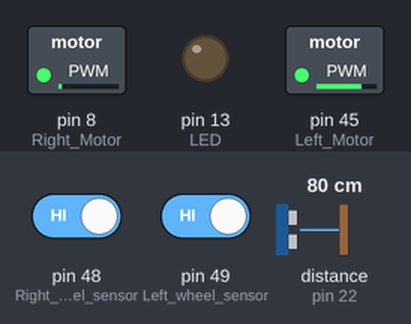
The sketch below on a simulated Arduino Mega 2560, built with avr-gcc and run on an emulated ATmega2560. Parts: switched loads named in the sketch (green lamp = pin HIGH), output pins drawn as LEDs (lit = HIGH). Wiring (inferred from the names in the program): ultrasonic range finder: trigger pin 22; echo pin 22. The inputs (shaded band) are chosen by the test bench; at power-on: pin 49 (Left_wheel_sensor) HIGH, distance to the obstacle (sensor on pin 22) 80 cm, pin 48 (Right_wheel_sensor) HIGH. The echo pulse lasts 58.3 µs per cm.

Above: at 6.3 s.
6.4 s: pin 49 (Left_wheel_sensor) driven LOW
At 6.7 s:
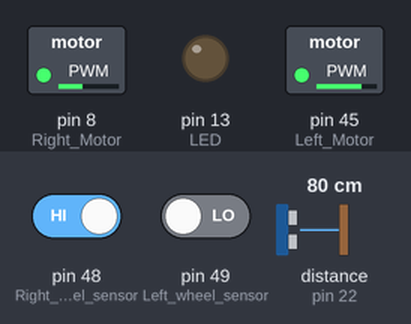
7.9 s: distance to the obstacle (sensor on pin 22) set to 13 cm
9.4 s: distance to the obstacle (sensor on pin 22) set to 10 cm
At 10.3 s:
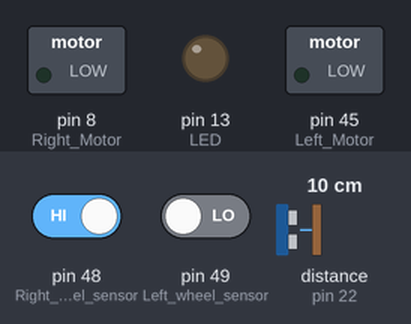
Timing chart, 0 to 15.9 s (numbered marks = the images above; inputs shaded):
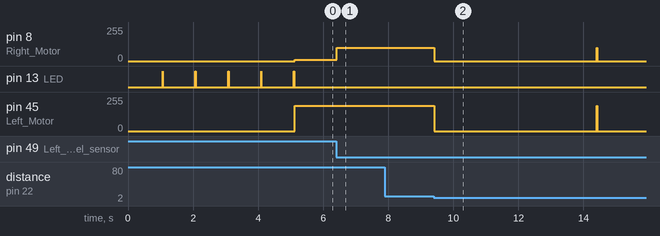

The sketch:

lab3.ino
```cpp
/**
* Ryan Fitzgerald (7233237)
* Cody McCoshen (7208960)
* SEG4145
* Laboratory 2
* lab2.ino
* This file is responsible for processing sensor data by reading and processing the
* wheel encoder data in real-time. It also controls the movements of the robot in a precise
* manner while following a predefined path
*
*/

#include <SoftwareSerial.h>
#include <stdio.h>

// Macros
#define LEFT_FORWARD()    analogWrite(45, 191.5);
#define LEFT_BACKWARD()   analogWrite(45, 10);
#define LEFT_STOP()       analogWrite(45, 0);
#define RIGHT_FORWARD()   analogWrite(8, 10); // 100
#define RIGHT_BACKWARD()  analogWrite(8, 191.5);
#define RIGHT_STOP()      analogWrite(8, 0);

// Global variables
int flashing;
int turning = 0;
long time1;
long distance;
SoftwareSerial LCD = SoftwareSerial(0, 18); // Initialize the LCD screen

// the setup function runs once when you press reset or power the board
void setup() {
    // Assign all required pins
    pinMode(13, OUTPUT); // LED
    pinMode(45, OUTPUT); // Left Motor
    pinMode(8, OUTPUT); // Right Motor
    pinMode(49, INPUT); // Left wheel sensor
    pinMode(48, INPUT); // Right wheel sensor

    // Asign LCD Port
    LCD.begin(9600);

    // Clear LCD
    clearLCD();

    // Put the LCD screen in command mode.
    LCD.write(0xFE);

    // Set cursor to approximately the middle of the LCD first row
    LCD.write(5 + 0*64 + 128);
    delay(10);

    // Print first student number
    LCD.print("7233237");
    delay(10);

    // Put the LCD screen in command mode.
    LCD.write(0xFE);

    // Set cursor to approximately the middle of the LCD second row
    LCD.write(5 + 1*64 + 128);

    // Print the second student number
    LCD.print("7208960");
    delay(10);

    // Flash light for ~5s
    flashLight(5);

    // Clear LCD
    clearLCD();

}

// the loop function runs over and over again forever
void loop() {

    moveForward(115);
    stopMotor(1000);
}

/**
* Clears all characters from the LCD screen.
* @name clearLCD
* @return (void)
*/
void clearLCD() {
    LCD.write(0xFE);  // Put the LCD screen in command mode.
    LCD.write(0x01);  // Clear the LCD screen.
    delay(10);
}

/**
* Prints path to the LCD screen.
* @name printPath
* @param path the message that will be printed
* @return (void)
*/
void printPath(char* path) {
    // Clear the LCD
    clearLCD();

    // Put the LCD screen in command mode.
    LCD.write(0xFE);

    // Get length
    int wordLen = strlen(path);

    // Set cursor to first row, first column
    LCD.write(((16-wordLen)/2) + 0*64 + 128);

    // Print the path
    LCD.print(path);
    delay(3000);
}

/**
* Prints a message to the LCD screen.
* @name printMessage
* @param msg the message that will be printed
* @return (void)
*/
void printMessage(char* word1, char* word2) {
    // Clear the LCD
    clearLCD();

    // Put the LCD screen in command mode.
    LCD.write(0xFE);

    // Get word1 length
    int word1Len = strlen(word1);

    // Set cursor to first row, first column
    LCD.write(((16-word1Len)/2) + 0*64 + 128);

    // Print the message
    LCD.print(word1);

    // If there is another word
    if (word2 != 0) {
        // Put the LCD screen in command mode.
        LCD.write(0xFE);

        // Get word1 length
        int word2Len = strlen(word2);

        // Set cursor to first row, first column
        LCD.write(((16-word2Len)/2) + 1*64 + 128);

        // Print the message
        LCD.print(word2);
    }

    delay(10);
}

/**
* Flashes the light every second for num amount of time.
* @name flashLight
* @param num number of seconds that the light will be flashing
* @return (void)
*/
void flashLight(int num) {
    for (flashing = 0; flashing < num; flashing++) {
        // Wait for 1s
        delay(1000);

        // turn the LED on (HIGH is the voltage level)
        digitalWrite(13, HIGH);

        // Wait for 0.01s
        delay(10);

        // turn the LED on (HIGH is the voltage level)
        digitalWrite(13, LOW);
    }
}

/**
* Continues wheel motor from where it left off
* @name continueOperation
* @return (void)
*/
void adjustSpeed(int motor) {

    if (motor == 45) {
      RIGHT_FORWARD();
      analogWrite(motor, 150);
    } else {
      LEFT_FORWARD();
      analogWrite(motor, 100);
    }

}

void performSonar(){
      // put your main code here, to run repeatedly:
    pinMode(22, OUTPUT); // Output Sonar sensor
    digitalWrite(22,LOW);
    //Wait for 2 microsecs
    delay(0.002);
    digitalWrite(22,HIGH);
    //Wait for 5 microsecs
    delay(0.005);
    //Write low
    digitalWrite(22,LOW);

    pinMode(22, INPUT); // Input Sonar sensor
    // Read duration of the pulse
    time1 = pulseIn(22, HIGH);

    distance = time1/(29*2);
    delay(10);
}

void collisionAvoid(){

}

/**
* Performs an action for a predefined number of "ticks"
* @name performAction
* @param ticks number of wheel ticks that must be processed
* @return (void)
*/
void performAction(int ticks) {
    int timeLeft = 0;
    int timeRight = 0;
    int oldPulseLeft = NULL;
    int newPulseLeft = NULL;
    int oldPulseRight = NULL;
    int newPulseRight = NULL;
    int valid = 0;

    while (valid == 0) {
        performSonar();

        // Read left motor  sensor
        oldPulseLeft = newPulseLeft;
        newPulseLeft = digitalRead(48);

        // Read right motor sensor
        oldPulseRight = newPulseRight;
        newPulseRight = digitalRead(49);

        if(distance <= 10){
          stopMotor(5000);
          //collisionAvoid();
        }

        // If new tick, increment left time
        if (newPulseLeft != oldPulseLeft) {
            timeLeft++;
        }

        // If new tick, increment right time
        if (newPulseRight != oldPulseRight) {
            timeRight++;
        }

        if (turning != 1) {

          // Check if sensors are equal or not
          if (timeLeft > timeRight) {
              adjustSpeed(45);
          } else if (timeRight > timeLeft) {
              adjustSpeed(8);
          }
        }

        if (timeLeft >= ticks && timeRight >= ticks) {
          valid = 1;
        }
    }
}

/**
* Stops the robot. A delay is provided to determine how long
* the robot will remain in this state.
* @name stopMotor
* @param duration number of milliseconds that the robot will remain in this state
* @return (void)
*/
void stopMotor(int duration) {
    LEFT_STOP();
    RIGHT_STOP();
    turning = 0;
    delay(duration);
}

/**
* Moves the robot forward. A delay is provided to determine how long
* the robot will remain in this state.
* @name moveForward
* @param duration number of milliseconds that the robot will remain in this state
* @return (void)
*/
void moveForward(int duration) {
    LEFT_FORWARD();
    RIGHT_FORWARD();
    turning = 0;
    performAction(duration);
}

/**
* Moves the robot backward. A delay is provided to determine how long
* the robot will remain in this state.
* @name moveBackward
* @param duration number of milliseconds that the robot will remain in this state
* @return (void)
*/
void moveBackward(int duration) {
    LEFT_BACKWARD();
    RIGHT_BACKWARD();
    turning = 0;
    performAction(duration);
}

/**
* Turns the robot left. A delay is provided to determine how long
* the robot will remain in this state.
* @name turnLeft
* @param duration number of milliseconds that the robot will remain in this state
* @return (void)
*/
void turnLeft(int duration) {
    LEFT_BACKWARD();
    RIGHT_FORWARD();
    turning = 1;
    performAction(duration);
}

/**
* Turns the robot right. A delay is provided to determine how long
* the robot will remain in this state.
* @name turnRight
* @param duration number of milliseconds that the robot will remain in this state
* @return (void)
*/
void turnRight(int duration) {
    LEFT_FORWARD();
    RIGHT_BACKWARD();
    turning = 1;
    performAction(duration);
}
```

Measured:
- the behaviour switches between 12 and 11 cm on distance to the obstacle (sensor on pin 22) (found by bisection; images 1 and 2)
- after the input at 6.4 s, pin 8 (Right_Motor): 10/255 → 100/255 at once
- after the input at 7.9 s, every drawn part: stays the same
- after the input at 9.4 s, pin 8 (Right_Motor): 100/255 → 0/255 at once; pin 45 (Left_Motor): 191/255 → 0/255 at once
